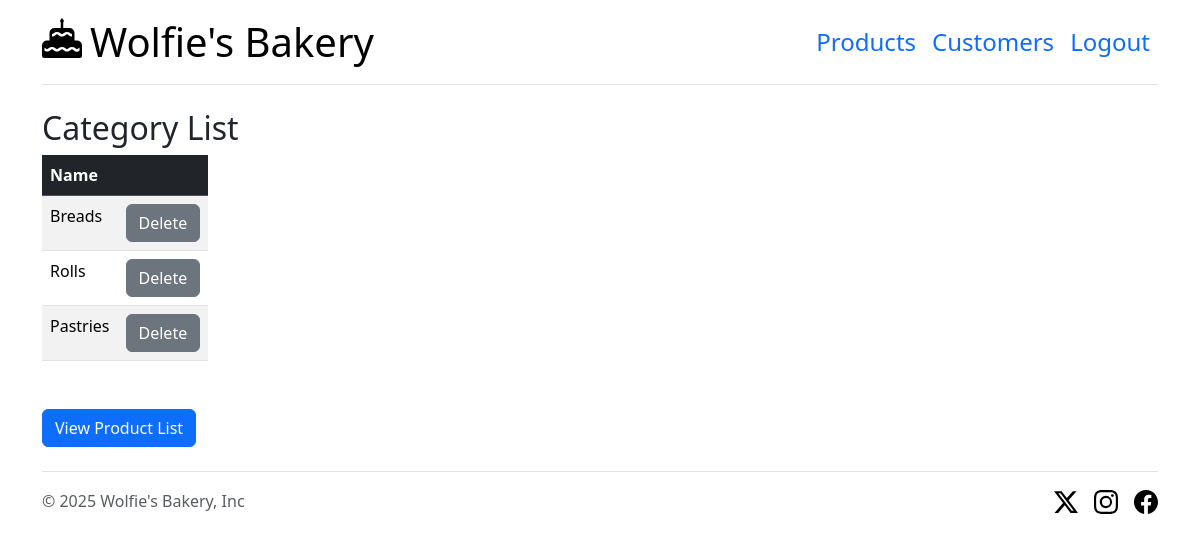
The app's page /category (signed in), older data.
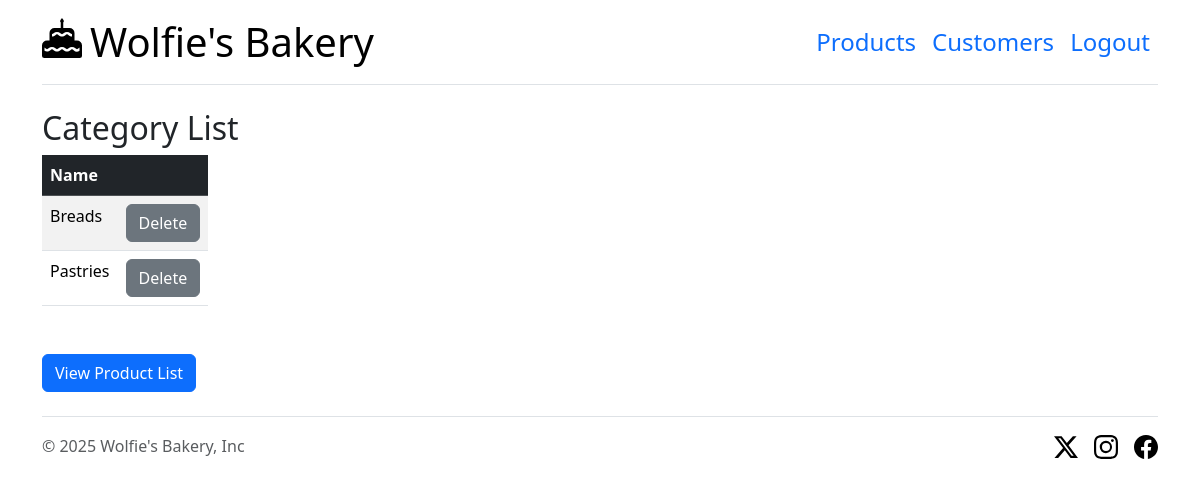
The same page, newer data.
### tables this page shows
CREATE TABLE "CATEGORIES" (
	"CategoryID"	INTEGER NOT NULL UNIQUE,
	"CategoryName"	TEXT NOT NULL UNIQUE,
	PRIMARY KEY("CategoryID" AUTOINCREMENT)
);

### app.py (the view)
@app.route("/category")
def category_list():
    if "logged_in" not in session or not session["logged_in"]:
        return redirect(url_for("login"))
    categories = CategoriesTable.get()
    error = request.args.get("error")
    return render_template("category_list.jinja", categories=categories, error=error)

### app.py (called while the page is built)
@app.teardown_appcontext
def close_connection(exception):
    close_db()

### model/categories_table.py (called while the page is built)
    @staticmethod
    def get():
        try:
            db = get_db()
            result = db.execute("SELECT * FROM CATEGORIES")
            categories = result.fetchall()
            categories = [dict(category) for category in categories]
            return categories
        except sqlite3.Error as error:
            print("ERROR: " + str(error))
            abort(500)

### model/database.py (called while the page is built)
def get_db():
    db = getattr(g, "_database", None)
    if db is None:
        db = g._database = sqlite3.connect(DATABASE)
        db.row_factory = sqlite3.Row
    return db

### templates/category_list.jinja (shortened to what this page needs)
{% extends "base.jinja" %}
{% block content %}
<main>
    <h2>Category List</h2>
    {% if categories %}
        <table class="table table-striped w-auto">
            <thead class="table-dark">
                <tr>
                    <th>Name</th>
                    <th>&nbsp;</th>
                </tr>
            </thead>
            <tbody>
                {% for category in categories %}
                <tr>
                    <td>{{ category.CategoryName }}</td>
                    <td>
                            <form method="post" action="{{ url_for('delete_category') }}">
                                <input type="submit" class="btn btn-secondary" value="Delete">
                            </form>
                    </td>
                </tr>
                {% endfor %}
            </tbody>
        </table>
    {% else %}
        <div> There are no categories.</div>
    {% endif %}
    <div class="mt-5">
        <a href="{{ url_for('product_list') }}" class="btn btn-primary">View Product List</a>
    </div>
</main>
{% endblock %}

Row changes from the older to the newer data that the page shows:
removed CATEGORIES: CategoryName "Rolls"
